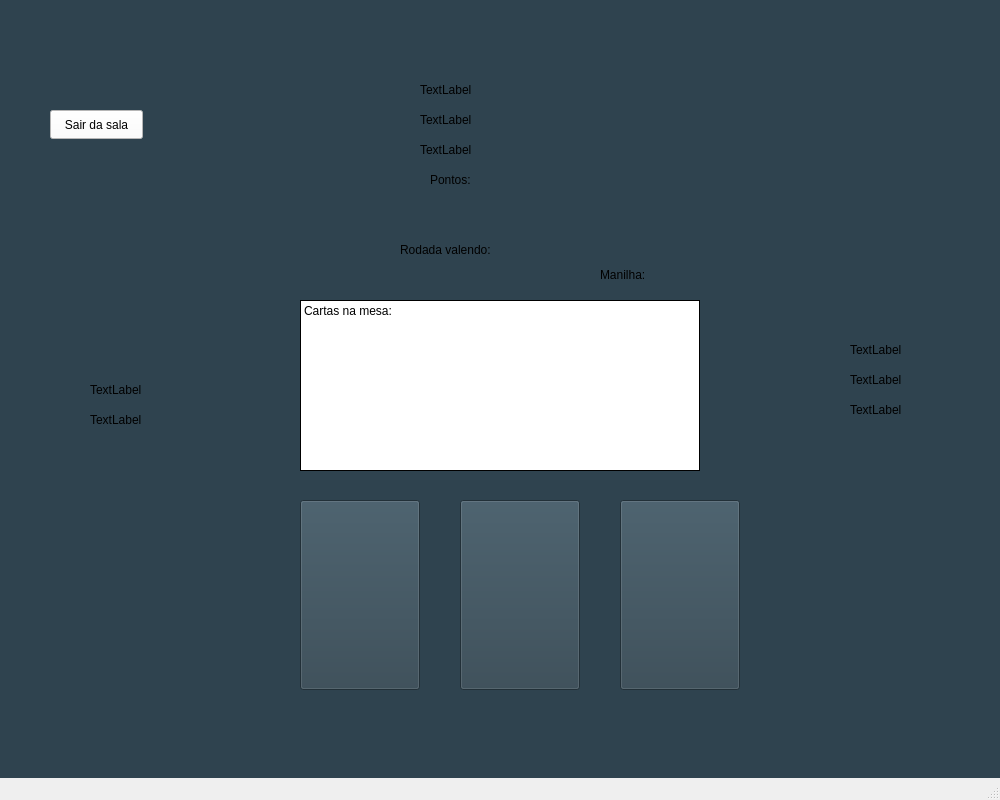
<?xml version="1.0" encoding="UTF-8"?>
<ui version="4.0">
 <class>TelaPartida</class>
 <widget class="QMainWindow" name="TelaPartida">
  <property name="geometry">
   <rect>
    <x>0</x>
    <y>0</y>
    <width>1000</width>
    <height>800</height>
   </rect>
  </property>
  <property name="windowTitle">
   <string>Truco Paulista</string>
  </property>
  <widget class="QWidget" name="centralwidget">
   <property name="styleSheet">
    <string notr="true">background-color: #2F434F;</string>
   </property>
   <widget class="QPushButton" name="btnCarta1">
    <property name="geometry">
     <rect>
      <x>300</x>
      <y>500</y>
      <width>120</width>
      <height>190</height>
     </rect>
    </property>
    <property name="text">
     <string/>
    </property>
    <property name="iconSize">
     <size>
      <width>300</width>
      <height>300</height>
     </size>
    </property>
   </widget>
   <widget class="QPushButton" name="btnCarta2">
    <property name="geometry">
     <rect>
      <x>460</x>
      <y>500</y>
      <width>120</width>
      <height>190</height>
     </rect>
    </property>
    <property name="text">
     <string/>
    </property>
    <property name="iconSize">
     <size>
      <width>300</width>
      <height>300</height>
     </size>
    </property>
   </widget>
   <widget class="QPushButton" name="btnCarta3">
    <property name="geometry">
     <rect>
      <x>620</x>
      <y>500</y>
      <width>120</width>
      <height>190</height>
     </rect>
    </property>
    <property name="text">
     <string/>
    </property>
    <property name="iconSize">
     <size>
      <width>300</width>
      <height>300</height>
     </size>
    </property>
   </widget>
   <widget class="QPushButton" name="btnTruco">
    <property name="geometry">
     <rect>
      <x>410</x>
      <y>310</y>
      <width>93</width>
      <height>29</height>
     </rect>
    </property>
    <property name="text">
     <string>Pedir Truco</string>
    </property>
   </widget>
   <widget class="QLabel" name="lblManilha">
    <property name="geometry">
     <rect>
      <x>600</x>
      <y>200</y>
      <width>90</width>
      <height>150</height>
     </rect>
    </property>
    <property name="text">
     <string>Manilha:</string>
    </property>
    <property name="textFormat">
     <enum>Qt::TextFormat::AutoText</enum>
    </property>
    <property name="scaledContents">
     <bool>true</bool>
    </property>
   </widget>
   <widget class="QLabel" name="lblPontos">
    <property name="geometry">
     <rect>
      <x>430</x>
      <y>170</y>
      <width>47</width>
      <height>20</height>
     </rect>
    </property>
    <property name="text">
     <string>Pontos:</string>
    </property>
   </widget>
   <widget class="QLabel" name="lblTruco">
    <property name="geometry">
     <rect>
      <x>400</x>
      <y>240</y>
      <width>112</width>
      <height>20</height>
     </rect>
    </property>
    <property name="text">
     <string>Rodada valendo:</string>
    </property>
   </widget>
   <widget class="QLabel" name="lblMesa">
    <property name="geometry">
     <rect>
      <x>300</x>
      <y>300</y>
      <width>400</width>
      <height>171</height>
     </rect>
    </property>
    <property name="styleSheet">
     <string notr="true">background-color: rgb(255, 255, 255);</string>
    </property>
    <property name="frameShape">
     <enum>QFrame::Shape::Box</enum>
    </property>
    <property name="text">
     <string>Cartas na mesa:</string>
    </property>
    <property name="alignment">
     <set>Qt::AlignmentFlag::AlignTop</set>
    </property>
   </widget>
   <widget class="QLabel" name="pontoNos1">
    <property name="geometry">
     <rect>
      <x>560</x>
      <y>250</y>
      <width>20</width>
      <height>20</height>
     </rect>
    </property>
    <property name="text">
     <string/>
    </property>
    <property name="pixmap">
     <pixmap>imagens/circulo_verde.png</pixmap>
    </property>
    <property name="scaledContents">
     <bool>true</bool>
    </property>
   </widget>
   <widget class="QLabel" name="pontoNos2">
    <property name="geometry">
     <rect>
      <x>590</x>
      <y>250</y>
      <width>20</width>
      <height>20</height>
     </rect>
    </property>
    <property name="text">
     <string/>
    </property>
    <property name="pixmap">
     <pixmap>imagens/circulo_verde.png</pixmap>
    </property>
    <property name="scaledContents">
     <bool>true</bool>
    </property>
   </widget>
   <widget class="QLabel" name="pontoNos3">
    <property name="geometry">
     <rect>
      <x>620</x>
      <y>250</y>
      <width>20</width>
      <height>20</height>
     </rect>
    </property>
    <property name="text">
     <string/>
    </property>
    <property name="pixmap">
     <pixmap>imagens/circulo_verde.png</pixmap>
    </property>
    <property name="scaledContents">
     <bool>true</bool>
    </property>
   </widget>
   <widget class="QLabel" name="mesa">
    <property name="geometry">
     <rect>
      <x>0</x>
      <y>0</y>
      <width>1000</width>
      <height>800</height>
     </rect>
    </property>
    <property name="text">
     <string/>
    </property>
    <property name="pixmap">
     <pixmap>mesa.png</pixmap>
    </property>
    <property name="scaledContents">
     <bool>true</bool>
    </property>
   </widget>
   <widget class="QLabel" name="pontoEles1">
    <property name="geometry">
     <rect>
      <x>680</x>
      <y>250</y>
      <width>20</width>
      <height>20</height>
     </rect>
    </property>
    <property name="text">
     <string/>
    </property>
    <property name="pixmap">
     <pixmap>imagens/circulo_verde.png</pixmap>
    </property>
    <property name="scaledContents">
     <bool>true</bool>
    </property>
   </widget>
   <widget class="QLabel" name="pontoEles3">
    <property name="geometry">
     <rect>
      <x>740</x>
      <y>250</y>
      <width>20</width>
      <height>20</height>
     </rect>
    </property>
    <property name="text">
     <string/>
    </property>
    <property name="pixmap">
     <pixmap>imagens/circulo_verde.png</pixmap>
    </property>
    <property name="scaledContents">
     <bool>true</bool>
    </property>
   </widget>
   <widget class="QLabel" name="pontoEles2">
    <property name="geometry">
     <rect>
      <x>710</x>
      <y>250</y>
      <width>20</width>
      <height>20</height>
     </rect>
    </property>
    <property name="text">
     <string/>
    </property>
    <property name="pixmap">
     <pixmap>imagens/circulo_verde.png</pixmap>
    </property>
    <property name="scaledContents">
     <bool>true</bool>
    </property>
   </widget>
   <widget class="QLabel" name="cartaJogador1_1">
    <property name="geometry">
     <rect>
      <x>90</x>
      <y>350</y>
      <width>63</width>
      <height>20</height>
     </rect>
    </property>
    <property name="text">
     <string/>
    </property>
   </widget>
   <widget class="QLabel" name="cartaJogador1_2">
    <property name="geometry">
     <rect>
      <x>90</x>
      <y>380</y>
      <width>63</width>
      <height>20</height>
     </rect>
    </property>
    <property name="text">
     <string>TextLabel</string>
    </property>
   </widget>
   <widget class="QLabel" name="cartaJogador1_3">
    <property name="geometry">
     <rect>
      <x>90</x>
      <y>410</y>
      <width>63</width>
      <height>20</height>
     </rect>
    </property>
    <property name="text">
     <string>TextLabel</string>
    </property>
   </widget>
   <widget class="QLabel" name="cartaJogador2_1">
    <property name="geometry">
     <rect>
      <x>420</x>
      <y>140</y>
      <width>63</width>
      <height>20</height>
     </rect>
    </property>
    <property name="text">
     <string>TextLabel</string>
    </property>
   </widget>
   <widget class="QLabel" name="cartaJogador2_2">
    <property name="geometry">
     <rect>
      <x>420</x>
      <y>110</y>
      <width>63</width>
      <height>20</height>
     </rect>
    </property>
    <property name="text">
     <string>TextLabel</string>
    </property>
   </widget>
   <widget class="QLabel" name="cartaJogador2_3">
    <property name="geometry">
     <rect>
      <x>420</x>
      <y>80</y>
      <width>63</width>
      <height>20</height>
     </rect>
    </property>
    <property name="text">
     <string>TextLabel</string>
    </property>
   </widget>
   <widget class="QLabel" name="cartaJogador3_1">
    <property name="geometry">
     <rect>
      <x>850</x>
      <y>400</y>
      <width>63</width>
      <height>20</height>
     </rect>
    </property>
    <property name="text">
     <string>TextLabel</string>
    </property>
   </widget>
   <widget class="QLabel" name="cartaJogador3_2">
    <property name="geometry">
     <rect>
      <x>850</x>
      <y>370</y>
      <width>63</width>
      <height>20</height>
     </rect>
    </property>
    <property name="text">
     <string>TextLabel</string>
    </property>
   </widget>
   <widget class="QLabel" name="cartaJogador3_3">
    <property name="geometry">
     <rect>
      <x>850</x>
      <y>340</y>
      <width>63</width>
      <height>20</height>
     </rect>
    </property>
    <property name="text">
     <string>TextLabel</string>
    </property>
   </widget>
   <widget class="QPushButton" name="sairSala">
    <property name="geometry">
     <rect>
      <x>50</x>
      <y>110</y>
      <width>93</width>
      <height>29</height>
     </rect>
    </property>
    <property name="palette">
     <palette>
      <active>
       <colorrole role="Button">
        <brush brushstyle="SolidPattern">
         <color alpha="255">
          <red>255</red>
          <green>255</green>
          <blue>255</blue>
         </color>
        </brush>
       </colorrole>
       <colorrole role="Base">
        <brush brushstyle="SolidPattern">
         <color alpha="255">
          <red>255</red>
          <green>255</green>
          <blue>255</blue>
         </color>
        </brush>
       </colorrole>
       <colorrole role="Window">
        <brush brushstyle="SolidPattern">
         <color alpha="255">
          <red>255</red>
          <green>255</green>
          <blue>255</blue>
         </color>
        </brush>
       </colorrole>
      </active>
      <inactive>
       <colorrole role="Button">
        <brush brushstyle="SolidPattern">
         <color alpha="255">
          <red>255</red>
          <green>255</green>
          <blue>255</blue>
         </color>
        </brush>
       </colorrole>
       <colorrole role="Base">
        <brush brushstyle="SolidPattern">
         <color alpha="255">
          <red>255</red>
          <green>255</green>
          <blue>255</blue>
         </color>
        </brush>
       </colorrole>
       <colorrole role="Window">
        <brush brushstyle="SolidPattern">
         <color alpha="255">
          <red>255</red>
          <green>255</green>
          <blue>255</blue>
         </color>
        </brush>
       </colorrole>
      </inactive>
      <disabled>
       <colorrole role="Button">
        <brush brushstyle="SolidPattern">
         <color alpha="255">
          <red>255</red>
          <green>255</green>
          <blue>255</blue>
         </color>
        </brush>
       </colorrole>
       <colorrole role="Base">
        <brush brushstyle="SolidPattern">
         <color alpha="255">
          <red>255</red>
          <green>255</green>
          <blue>255</blue>
         </color>
        </brush>
       </colorrole>
       <colorrole role="Window">
        <brush brushstyle="SolidPattern">
         <color alpha="255">
          <red>255</red>
          <green>255</green>
          <blue>255</blue>
         </color>
        </brush>
       </colorrole>
      </disabled>
     </palette>
    </property>
    <property name="styleSheet">
     <string notr="true">background-color: rgb(255, 255, 255);</string>
    </property>
    <property name="text">
     <string>Sair da sala</string>
    </property>
   </widget>
   <zorder>mesa</zorder>
   <zorder>btnCarta1</zorder>
   <zorder>btnCarta2</zorder>
   <zorder>btnCarta3</zorder>
   <zorder>btnTruco</zorder>
   <zorder>lblManilha</zorder>
   <zorder>lblPontos</zorder>
   <zorder>lblTruco</zorder>
   <zorder>lblMesa</zorder>
   <zorder>pontoNos1</zorder>
   <zorder>pontoNos2</zorder>
   <zorder>pontoNos3</zorder>
   <zorder>pontoEles1</zorder>
   <zorder>pontoEles3</zorder>
   <zorder>pontoEles2</zorder>
   <zorder>cartaJogador1_1</zorder>
   <zorder>cartaJogador1_2</zorder>
   <zorder>cartaJogador1_3</zorder>
   <zorder>cartaJogador2_1</zorder>
   <zorder>cartaJogador2_2</zorder>
   <zorder>cartaJogador2_3</zorder>
   <zorder>cartaJogador3_1</zorder>
   <zorder>cartaJogador3_2</zorder>
   <zorder>cartaJogador3_3</zorder>
   <zorder>sairSala</zorder>
  </widget>
  <widget class="QMenuBar" name="menubar">
   <property name="geometry">
    <rect>
     <x>0</x>
     <y>0</y>
     <width>1000</width>
     <height>26</height>
    </rect>
   </property>
  </widget>
  <widget class="QStatusBar" name="statusbar"/>
 </widget>
 <resources/>
 <connections/>
</ui>
